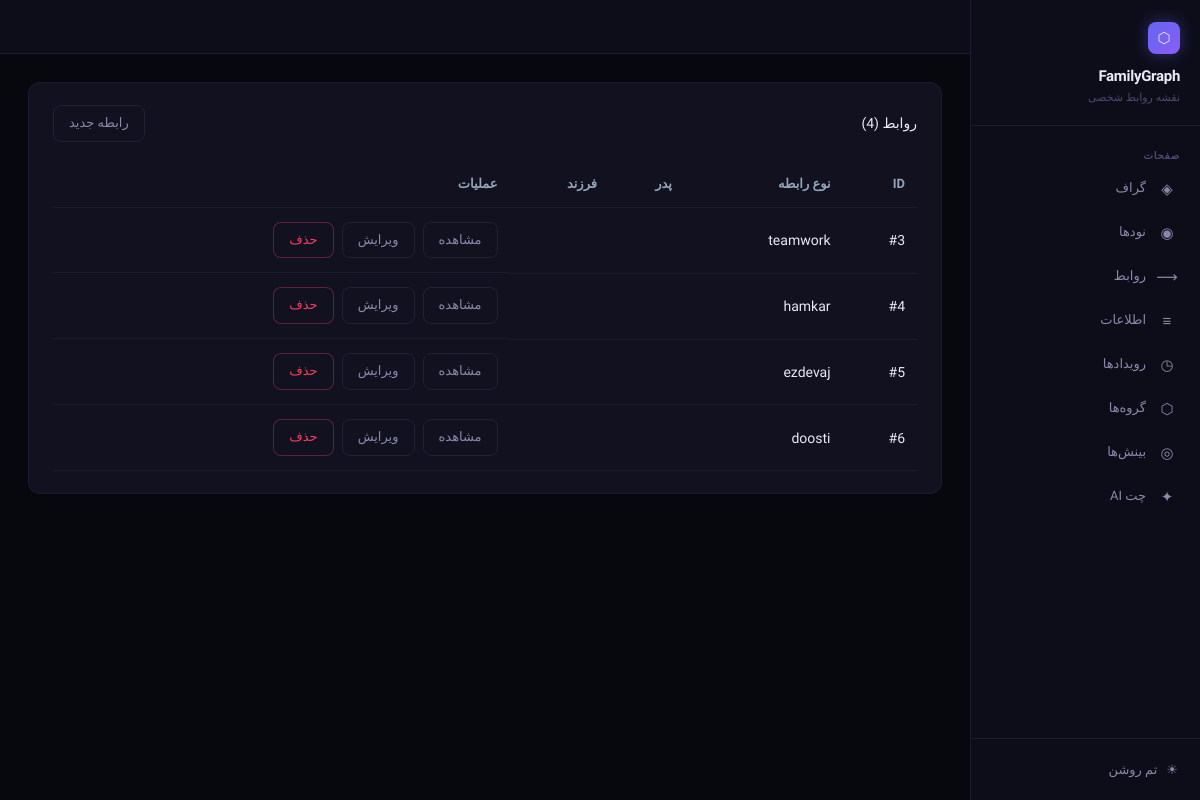
Before: /relationships/ with the older database file.
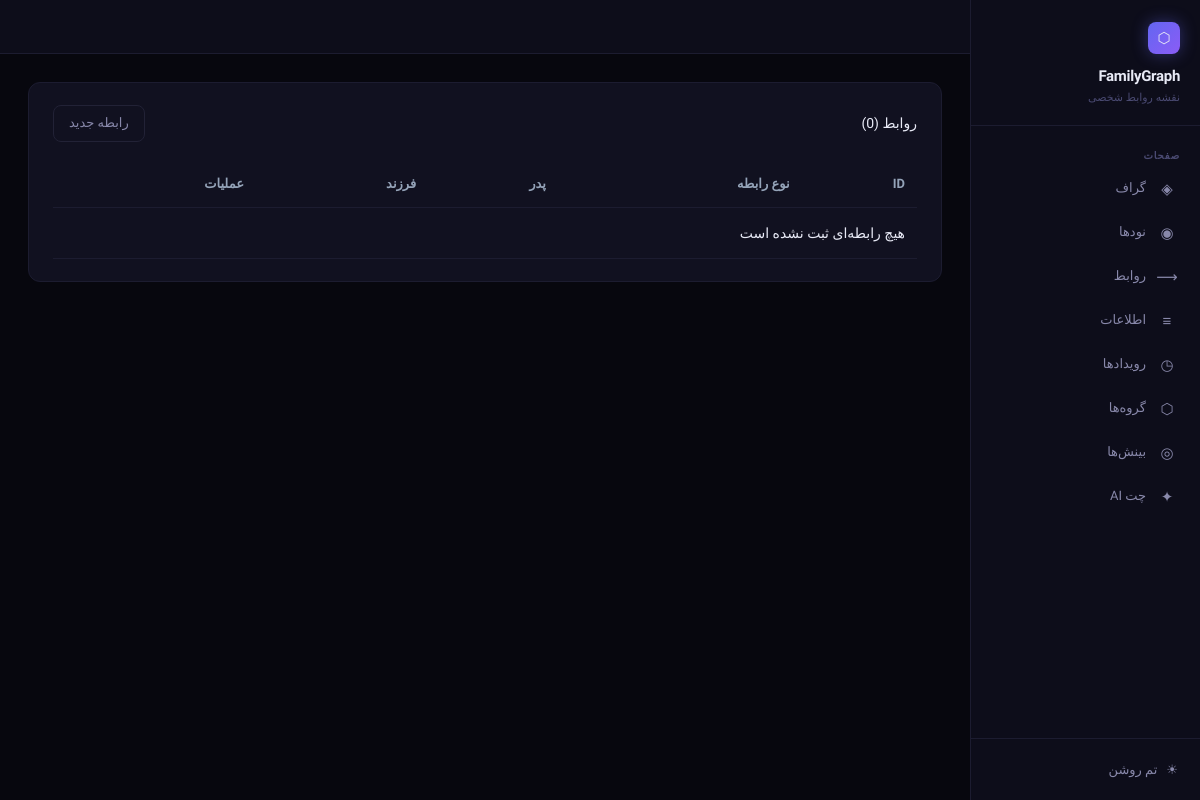
After: the same page with the newer database file.
### main/models.py (models this page shows, shortened)
class Relationship(models.Model):
    STATUS_CHOICES = [
        ('active',    'فعال'),
        ('distant',   'دور شده'),
        ('inactive',  'غیرفعال'),
    ]
    rel      = models.CharField(max_length=100, blank=True, null=True)
    source   = models.ForeignKey(Node, related_name='as_source', on_delete=models.PROTECT)
    target   = models.ForeignKey(Node, related_name='as_target', on_delete=models.PROTECT)
    strength = models.IntegerField(default=3, choices=[(i, i) for i in range(1, 6)])  # 1-5
    status   = models.CharField(max_length=10, choices=STATUS_CHOICES, default='active')
    met_at   = models.DateField(blank=True, null=True, verbose_name='تاریخ آشنایی')
    class Meta:
        unique_together = ('source', 'target', 'rel')

### main/views.py (the view)
# urls.py: path('relationships/', views.RelationshipListView.as_view(), name='relationship_list'),
class RelationshipListView(ListView):
    model = Relationship
    template_name = 'relationships/relationship_list.html'
    context_object_name = 'relationships'
    paginate_by = 20

### templates/relationships/relationship_list.html (shortened to what this page needs)
{% extends "base.html" %}
{% block content %}
<div class="card">
	<div class="header-row">
		<div class="card-title">
			روابط ({{ relationships|length }})
		</div>
		<a href="{% url 'relationship_create' %}" class="btn">
			رابطه جدید
		</a>
	</div>
	<table class="table">
		<thead>
			<tr>
				<th>ID</th>
				<th>نوع رابطه</th>
				<th>پدر</th>
				<th>فرزند</th>
				<th>عملیات</th>
			</tr>
		</thead>
		<tbody>
		{% for rel in relationships %}
			<tr>
				<td>#{{ rel.id }}</td>
				<td>
					{{ rel.rel }}
				</td>
				<td>
				</td>
				<td>
				</td>
				<td class="actions">
					<a href="{% url 'relationship_detail' rel.id %}" class="btn">
						مشاهده
					</a>
					<a href="{% url 'relationship_update' rel.id %}" class="btn">
						ویرایش
					</a>
					<a href="{% url 'relationship_delete' rel.id %}" class="btn btn-danger">
						حذف
					</a>
				</td>
			</tr>
		{% empty %}
			<tr>
				<td colspan="5">
					هیچ رابطه‌ای ثبت نشده است
				</td>
			</tr>
		{% endfor %}
		</tbody>
	</table>
</div>
{% endblock %}

Changed rows visible on the page:
removed Relationship: id "3", rel "teamwork"
removed Relationship: id "4", rel "hamkar"
removed Relationship: id "5", rel "ezdevaj"
removed Relationship: id "6", rel "doosti"
Other visible differences:
{{ relationships|length }}: "4" → "0"
text now shown: "هیچ رابطه‌ای ثبت نشده است"
